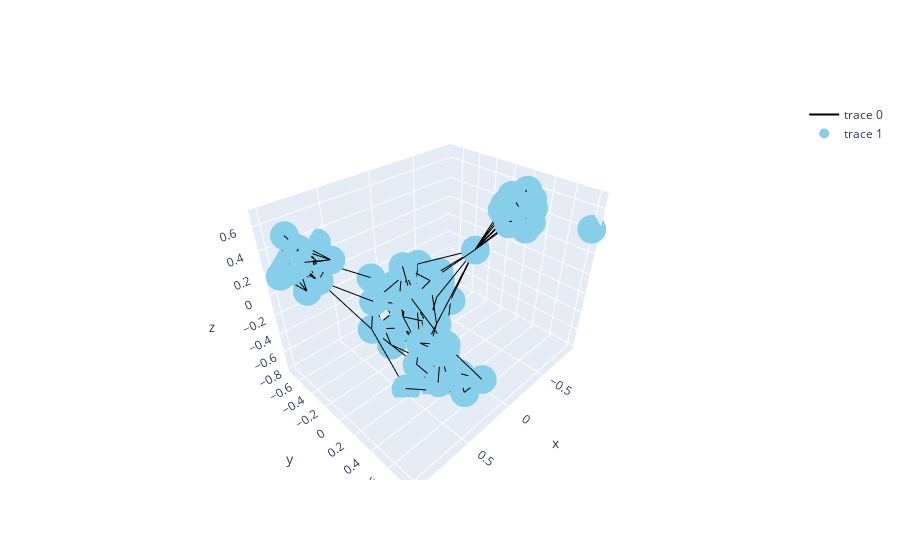

The notebook cell this image was saved under:
### Code cell
import plotly.graph_objects as go

# https://stackoverflow.com/questions/65752590/converting-a-networkx-2d-graph-into-a-3d-interactive-graph
Num_nodes = len(G_top.nodes)

edges = G_top.edges()

spring_3D = nx.spring_layout(G_top, dim = 3, k = 0.35)

x_nodes = [spring_3D[key][0] for key in spring_3D.keys()] # x-coordinates of nodes
y_nodes = [spring_3D[key][1] for key in spring_3D.keys()] # y-coordinates
z_nodes = [spring_3D[key][2] for key in spring_3D.keys()] # z-coordinates

x_edges=[]
y_edges=[]
z_edges=[]

xtp = []
ytp = []
ztp = []

for edge in edges:
    #format: [beginning,ending,None]
    x_coords = [spring_3D[edge[0]][0],spring_3D[edge[1]][0],None]
    x_edges += x_coords
    xtp.append(0.5*(spring_3D[edge[0]][0]+ spring_3D[edge[1]][0]))

    y_coords = [spring_3D[edge[0]][1],spring_3D[edge[1]][1],None]
    y_edges += y_coords
    ytp.append(0.5*(spring_3D[edge[0]][1]+ spring_3D[edge[1]][1]))

    z_coords = [spring_3D[edge[0]][2],spring_3D[edge[1]][2],None]
    z_edges += z_coords
    ztp.append(0.5*(spring_3D[edge[0]][2]+ spring_3D[edge[1]][2])) 


#create a trace for the edges
trace_edges = go.Scatter3d(
    x=x_edges,
    y=y_edges,
    z=z_edges,
    mode='lines',
    line=dict(color='black', width=2),
    hoverinfo='none')

#create a trace for the nodes
trace_nodes = go.Scatter3d(
    x=x_nodes,
    y=y_nodes,
    z=z_nodes,
    mode='markers',
    marker=dict(symbol='circle',
            size=10,
            color='skyblue')
    )

#Include the traces we want to plot and create a figure
data = [trace_edges, trace_nodes]
fig = go.Figure(data=data)

fig.show()

### Figure 1 — Plotly figure (JSON) as saved in the notebook; plotly's stock layout.template omitted (floating-point values rounded to 4 significant figures; data arrays with more than 128 entries replaced by an {"elided": "..."} marker saying what was removed)
{"data": [{"hoverinfo": "none", "line": {"color": "black", "width": 2}, "mode": "lines", "type": "scatter3d", "x": {"elided": "1719 float values"}, "y": {"elided": "1719 float values"}, "z": {"elided": "1719 float values"}}, {"marker": {"color": "skyblue", "size": 10, "symbol": "circle"}, "mode": "markers", "type": "scatter3d", "x": [0.3602, 0.1227, -0.44, 0.1783, -0.6126, -0.7964, 0.8313, 0.333, 0.6973, 0.3, -0.1459, 0.1882, 0.07672, 0.2333, -0.4064, 0.3633, 0.8629, -0.7059, 0.8783, 0.4966, -0.254, 0.9404, 0.3706, -0.5054, 0.4716, 0.08737, 1, 0.2281, -0.005489, -0.5208, -0.6227, -0.6005, -0.67, -0.616, 0.152, -0.5423, -0.5569, 0.7511, -0.3132, -0.683, 0.07273, -0.5237, -0.4942, -0.6639, 0.8939, -0.6014, -0.009183, 0.3717, -0.03516, 0.2346, -0.03363, 0.1552, 0.1705, 0.422, -0.6864, 0.9284, -0.2339, 0.891, -0.5654, -0.001404, -0.9271, 0.2098, 0.4344, 0.833, -0.6406, 0.6124, 0.0838, -0.6817, -0.6753, 0.2757, 0.2041, -0.7468, -0.604, 0.2144, 0.1471, -0.6835, 0.1987, 0.8463, -0.5725, -0.7381, 0.0393, 0.06351, 0.1677, 0.1851, 0.3758, 0.07329, 0.2506, -0.7558, 0.6676, 0.7044, -0.1253, -0.6283, 0.8808, 0.9634, 0.1145, 0.1908, -0.6857, -0.617, -0.6525, -0.2194], "y": [-0.1689, -0.08609, 0.3765, 0.4754, 0.1936, 0.3278, -0.6431, 0.4581, -0.6505, 0.3163, -0.2517, -0.1907, 0.2001, 0.2934, 0.08331, 0.2206, -0.584, 0.254, -0.6795, 0.1614, -0.6116, -0.5637, 0.4183, -0.4232, -0.2763, -0.01422, -0.6316, -0.02549, -0.04914, 0.3109, 0.2446, 0.2765, 0.3441, 0.3288, -0.3458, 0.3515, 0.3618, -0.5194, -0.2526, 0.337, 0.1044, 0.4664, 0.2574, 0.4276, -0.5134, 0.2698, -0.1967, -0.3552, -0.2332, 0.2148, -0.3384, -0.6651, 0.2929, 0.2718, 0.416, -0.7155, -0.4933, -0.4652, 0.3267, -0.5493, 0.8146, 0.5606, 0.5047, -0.5627, 0.2051, -0.7119, -0.2427, 0.1891, 0.3743, 0.4175, 0.3767, 0.2059, 0.3172, 0.7306, -0.2163, 0.2679, -0.1745, -0.5637, 0.421, 0.2621, -0.4672, -0.1354, -0.2399, 0.03196, 0.1735, 0.2082, 0.1479, 0.2994, -0.6157, -0.3738, -0.09132, 0.2428, -0.6354, -0.4977, -0.38, 0.1889, 0.3129, 0.3956, 0.3808, -0.00985], "z": [-0.5871, -0.1599, 0.5114, -0.605, 0.5429, 0.5721, 0.3866, -0.2028, 0.2775, -0.7919, -0.5433, -0.3844, -0.7239, -0.6216, 0.156, -0.6824, 0.2977, 0.489, 0.4934, -0.7797, -0.4643, 0.2638, -0.6088, -0.4459, -0.4065, -0.5562, 0.2139, -0.0853, -0.02914, 0.4422, 0.6326, 0.5064, 0.5504, 0.4272, -0.2753, 0.628, 0.4942, 0.1083, -0.1792, 0.6822, -0.3612, 0.5412, 0.5504, 0.4457, 0.3205, 0.5725, -0.3696, -0.2074, 0.03879, -0.7212, -0.3899, -0.2135, -0.537, -0.2492, 0.5582, 0.2604, -0.6199, 0.105, 0.5784, -0.4624, 0.4307, -0.7392, -0.1818, 0.1267, 0.4885, 0.3141, -0.1604, 0.5342, 0.3628, -0.5789, -0.7325, 0.4442, 0.6245, -0.457, 0.1052, 0.3962, -0.4945, 0.4119, 0.4474, 0.5912, -0.2451, -0.3218, -0.1434, -0.5794, -0.574, -0.6162, -0.6359, 0.6522, 0.2019, 0.3414, -0.2842, 0.4516, 0.2275, 0.3649, -0.6388, -0.7535, 0.4776, 0.5915, 0.4902, -0.323]}], "layout": {}}
